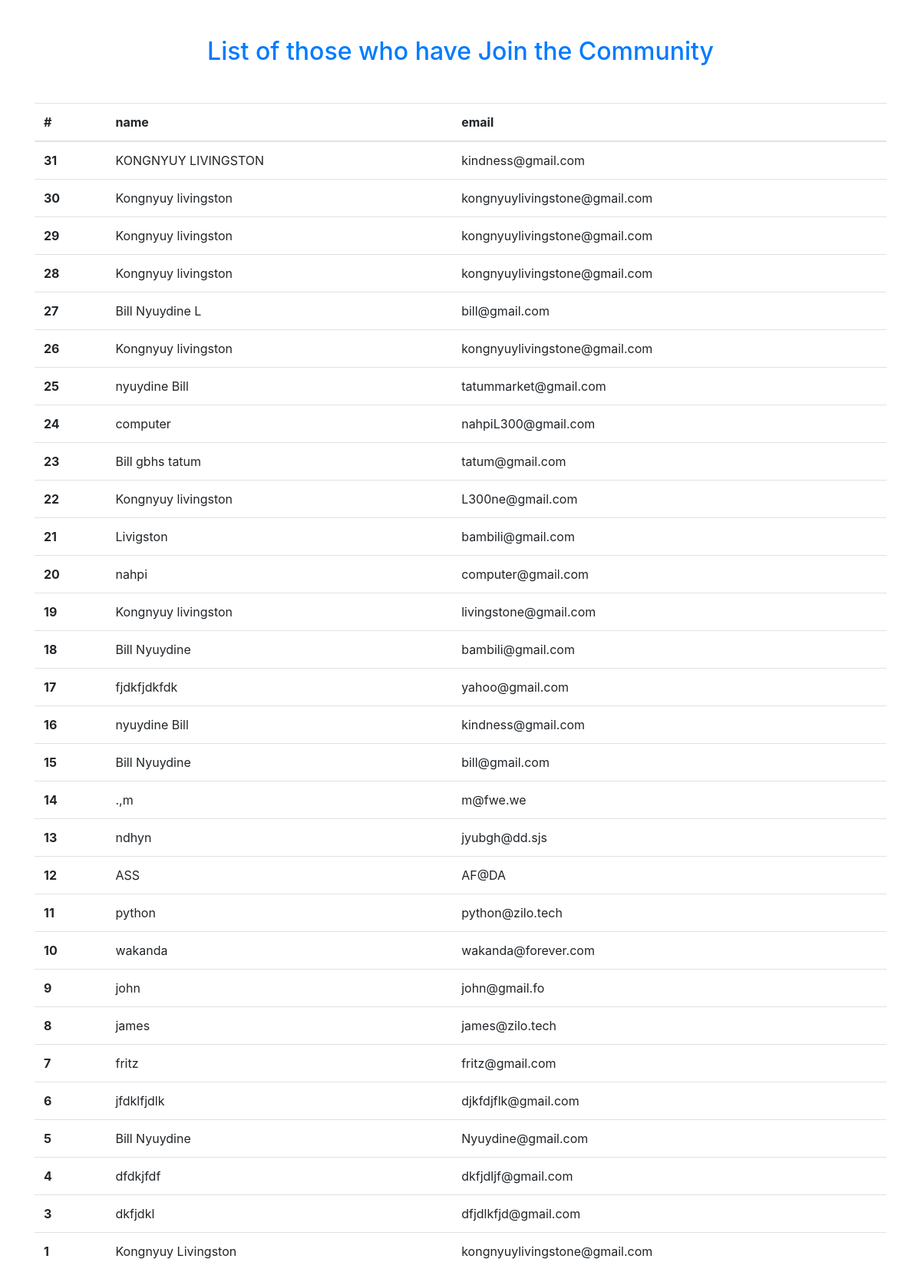
The page /subscription (signed in) on the database its author committed.
### myapp/models.py (models this page shows, shortened)
class Community(models.Model):
    name = models.CharField(max_length=100)
    email = models.EmailField(max_length=254)
    class Meta:
        verbose_name = 'Community'
        verbose_name_plural = 'Communitys'

### myapp/views.py (the view)
# urls.py: path('subscription', views.subscription, name = 'subscription'),
@login_required
def subscription(request):
    subsciption = Community.objects.all()
    context={
        'subsciption' : subsciption
    }
    return render(request, 'subscription.html', context)

### templates/subscription.html (shortened to what this page needs)
<!doctype html>
<html lang="en">
  <head>
    <link rel="stylesheet" href="https://cdn.jsdelivr.net/npm/bootstrap@4.6.2/dist/css/bootstrap.min.css">
  </head>
  <body>
      <div class="container mt-5">
        <h2 class="text-center text-primary">List of those who have Join the Community</h2>
        <table class="table table-hover mt-5">
            <thead>
              <tr>
                <th scope="col">#</th>
                <th scope="col">name</th>
                <th scope="col">email</th>
              </tr>
            </thead>
            <tbody>
                {% for subsciption in subsciption reversed %}
              <tr>
                <th scope="row">{{subsciption.id}}</th>
                <td>{{subsciption.name}}</td>
                <td>{{subsciption.email}}</td>
              </tr>
              {% endfor %}
            </tbody>
          </table>
    </div>
  </body>
</html>

### rows shown on the page
Community: id "31", name "KONGNYUY LIVINGSTON", email "kindness@gmail.com"
Community: id "30", name "Kongnyuy livingston", email "kongnyuylivingstone@gmail.com"
Community: id "29", name "Kongnyuy livingston", email "kongnyuylivingstone@gmail.com"
Community: id "28", name "Kongnyuy livingston", email "kongnyuylivingstone@gmail.com"
Community: id "27", name "Bill Nyuydine L", email "bill@gmail.com"
Community: id "26", name "Kongnyuy livingston", email "kongnyuylivingstone@gmail.com"
Community: id "25", name "nyuydine Bill", email "tatummarket@gmail.com"
Community: id "24", name "computer", email "nahpiL300@gmail.com"
Community: id "23", name "Bill gbhs tatum", email "tatum@gmail.com"
Community: id "22", name "Kongnyuy livingston", email "L300ne@gmail.com"
Community: id "21", name "Livigston", email "bambili@gmail.com"
Community: id "20", name "nahpi", email "computer@gmail.com"
Community: id "19", name "Kongnyuy livingston", email "livingstone@gmail.com"
Community: id "18", name "Bill Nyuydine", email "bambili@gmail.com"
Community: id "17", name "fjdkfjdkfdk", email "yahoo@gmail.com"
Community: id "16", name "nyuydine Bill", email "kindness@gmail.com"
Community: id "15", name "Bill Nyuydine", email "bill@gmail.com"
Community: id "14", name ".,m", email "m@fwe.we"
Community: id "13", name "ndhyn", email "jyubgh@dd.sjs"
Community: id "12", name "ASS", email "AF@DA"
Community: id "11", name "python", email "python@zilo.tech"
Community: id "10", name "wakanda", email "wakanda@forever.com"
Community: id "9", name "john", email "john@gmail.fo"
Community: id "8", name "james", email "james@zilo.tech"
Community: id "7", name "fritz", email "fritz@gmail.com"
Community: id "6", name "jfdklfjdlk", email "djkfdjflk@gmail.com"
Community: id "5", name "Bill Nyuydine", email "Nyuydine@gmail.com"
Community: id "4", name "dfdkjfdf", email "dkfjdljf@gmail.com"
Community: id "3", name "dkfjdkl", email "dfjdlkfjd@gmail.com"
Community: id "1", name "Kongnyuy Livingston", email "kongnyuylivingstone@gmail.com"
